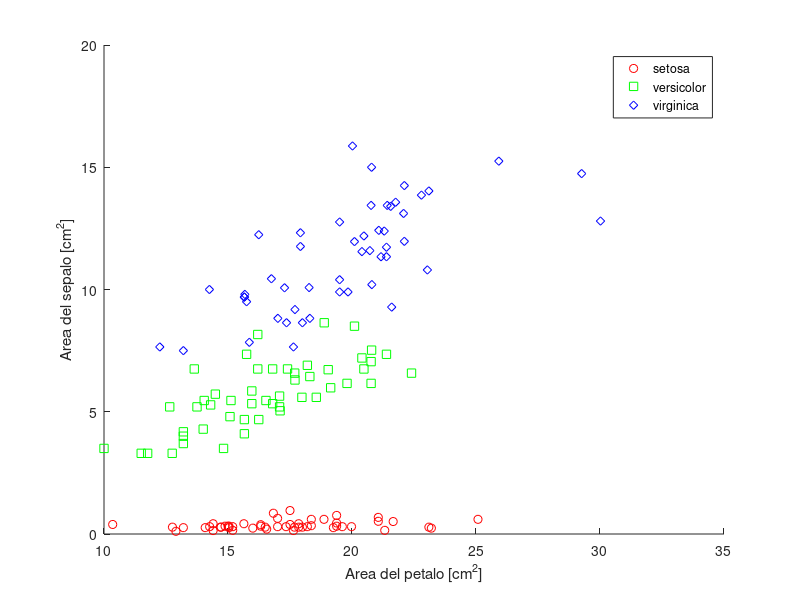
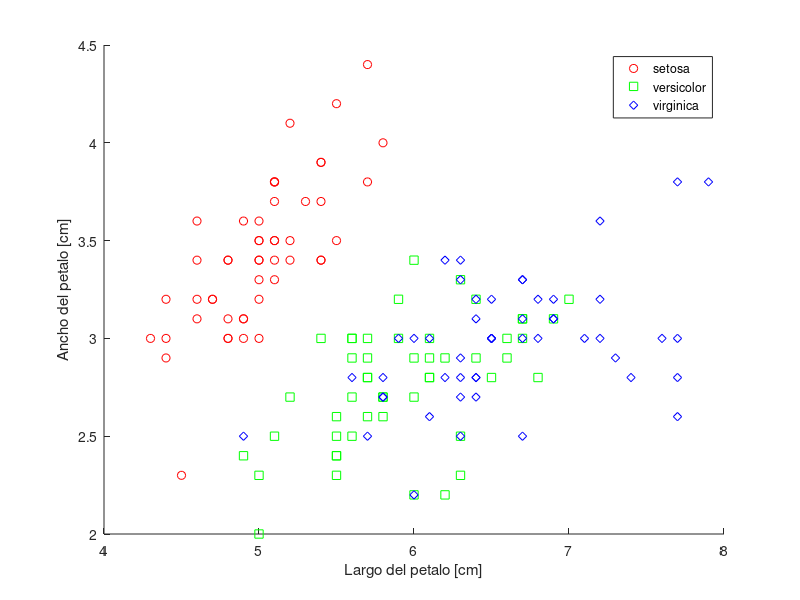
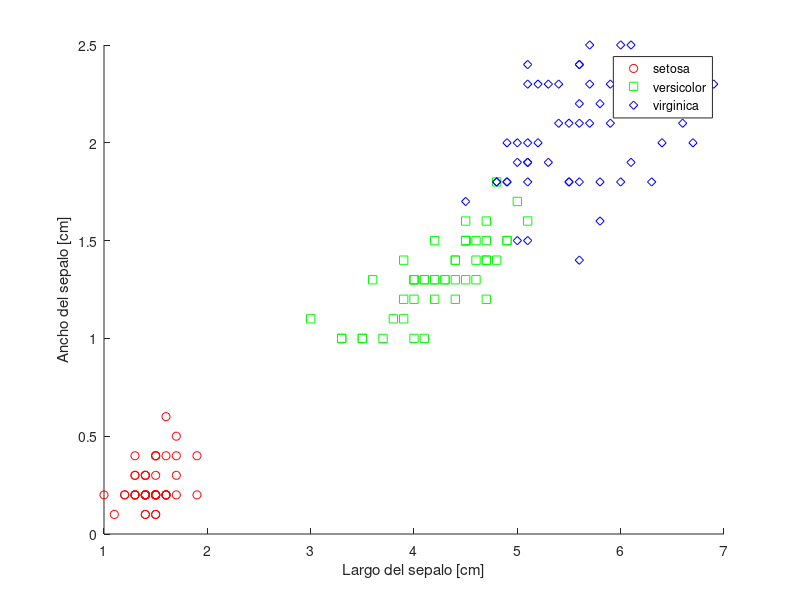

Source code (MATLAB) for these figures, in order:
function e_1b()
	load fisheriris;
	meas2(:,1) = meas(:,1).*meas(:,2);
	meas2(:,2) = meas(:,3).*meas(:,4);
	gscatter(meas2(:,1), meas2(:,2), species,'rgb','osd');
	xlabel('Area del petalo [cm^2]');
	ylabel('Area del sepalo [cm^2]');

	figure;

	gscatter(meas(:,1), meas(:,2), species,'rgb','osd');
	xlabel('Largo del petalo [cm]');
	ylabel('Ancho del petalo [cm]');

	figure;
	gscatter(meas(:,3), meas(:,4), species,'rgb','osd');
	xlabel('Largo del sepalo [cm]');
	ylabel('Ancho del sepalo [cm]');

end
